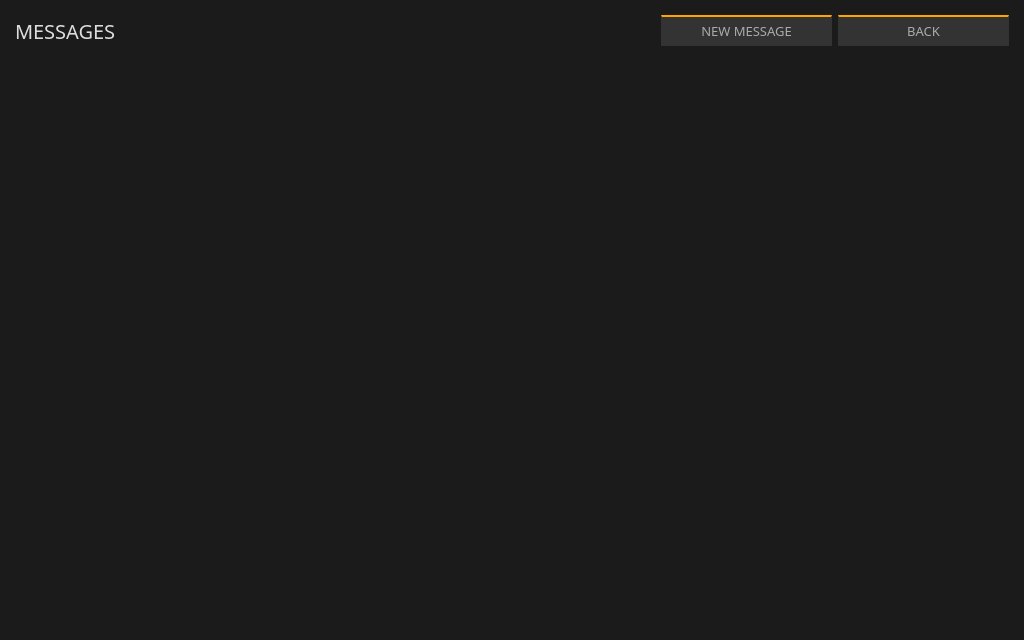
<?xml version="1.0" encoding="UTF-8"?>
<ui version="4.0">
 <class>MessagesFrame</class>
 <widget class="QFrame" name="MessagesFrame">
  <property name="geometry">
   <rect>
    <x>0</x>
    <y>0</y>
    <width>1024</width>
    <height>640</height>
   </rect>
  </property>
  <property name="minimumSize">
   <size>
    <width>1024</width>
    <height>640</height>
   </size>
  </property>
  <property name="font">
   <font>
    <family>Poppins</family>
    <pointsize>9</pointsize>
   </font>
  </property>
  <property name="windowTitle">
   <string>Frame</string>
  </property>
  <property name="styleSheet">
   <string notr="true">background-color: #1b1b1b; color: #9b8b27;</string>
  </property>
  <property name="frameShape">
   <enum>QFrame::NoFrame</enum>
  </property>
  <property name="frameShadow">
   <enum>QFrame::Plain</enum>
  </property>
  <property name="lineWidth">
   <number>0</number>
  </property>
  <layout class="QVBoxLayout" name="verticalLayout">
   <property name="leftMargin">
    <number>15</number>
   </property>
   <property name="topMargin">
    <number>0</number>
   </property>
   <property name="rightMargin">
    <number>15</number>
   </property>
   <property name="bottomMargin">
    <number>15</number>
   </property>
   <item>
    <layout class="QHBoxLayout" name="horizontalLayout_2">
     <property name="leftMargin">
      <number>0</number>
     </property>
     <property name="topMargin">
      <number>15</number>
     </property>
     <property name="rightMargin">
      <number>0</number>
     </property>
     <property name="bottomMargin">
      <number>10</number>
     </property>
     <item>
      <widget class="QLabel" name="label">
       <property name="font">
        <font>
         <family>Poppins</family>
         <pointsize>-1</pointsize>
        </font>
       </property>
       <property name="styleSheet">
        <string notr="true">color: #ddd; 
font-size: 20px;
font-family: Poppins;</string>
       </property>
       <property name="text">
        <string>MESSAGES</string>
       </property>
      </widget>
     </item>
     <item>
      <widget class="QPushButton" name="m_newMessageButton">
       <property name="minimumSize">
        <size>
         <width>171</width>
         <height>31</height>
        </size>
       </property>
       <property name="maximumSize">
        <size>
         <width>171</width>
         <height>31</height>
        </size>
       </property>
       <property name="font">
        <font>
         <family>Poppins</family>
         <pointsize>-1</pointsize>
        </font>
       </property>
       <property name="styleSheet">
        <string notr="true">color: #aaa; 
background-color: #333; 
border-top: 2px solid orange; 
font-size: 13px;
font-family: Poppins;</string>
       </property>
       <property name="text">
        <string>NEW MESSAGE</string>
       </property>
      </widget>
     </item>
     <item>
      <widget class="QPushButton" name="m_backButton">
       <property name="sizePolicy">
        <sizepolicy hsizetype="Preferred" vsizetype="Preferred">
         <horstretch>0</horstretch>
         <verstretch>0</verstretch>
        </sizepolicy>
       </property>
       <property name="minimumSize">
        <size>
         <width>171</width>
         <height>31</height>
        </size>
       </property>
       <property name="maximumSize">
        <size>
         <width>171</width>
         <height>31</height>
        </size>
       </property>
       <property name="font">
        <font>
         <family>Poppins</family>
         <pointsize>-1</pointsize>
        </font>
       </property>
       <property name="styleSheet">
        <string notr="true">color: #aaa; 
background-color: #333; 
border-top: 2px solid orange; 
font-size: 13px;
font-family: Poppins;</string>
       </property>
       <property name="text">
        <string>BACK</string>
       </property>
      </widget>
     </item>
    </layout>
   </item>
   <item>
    <widget class="QTreeView" name="m_messagesView">
     <property name="minimumSize">
      <size>
       <width>1024</width>
       <height>550</height>
      </size>
     </property>
     <property name="maximumSize">
      <size>
       <width>16777215</width>
       <height>16777215</height>
      </size>
     </property>
     <property name="font">
      <font>
       <family>Poppins</family>
       <pointsize>9</pointsize>
      </font>
     </property>
     <property name="styleSheet">
      <string notr="true">QHeaderView::section {
background-color: #222; 
   color: #aaa;
font-family: Poppins;
    font-size: 12px;
    border: 0px solid white;
border-bottom: 1px solid orange;
   height: 30px;

}

QTreeView::item
{
    font: 10px;
    color: #999;
    height: 30px;
}

QTreeView::branch:selected {
  background-color: orange;
  color: black;
}

QWidget:item:selected {
  background-color: #111;
  color: #999;
}

</string>
     </property>
     <property name="frameShape">
      <enum>QFrame::NoFrame</enum>
     </property>
     <property name="frameShadow">
      <enum>QFrame::Plain</enum>
     </property>
     <property name="sizeAdjustPolicy">
      <enum>QAbstractScrollArea::AdjustIgnored</enum>
     </property>
     <property name="editTriggers">
      <set>QAbstractItemView::AnyKeyPressed|QAbstractItemView::CurrentChanged|QAbstractItemView::EditKeyPressed|QAbstractItemView::SelectedClicked</set>
     </property>
     <property name="alternatingRowColors">
      <bool>false</bool>
     </property>
     <property name="rootIsDecorated">
      <bool>false</bool>
     </property>
     <property name="uniformRowHeights">
      <bool>true</bool>
     </property>
     <property name="itemsExpandable">
      <bool>true</bool>
     </property>
     <property name="sortingEnabled">
      <bool>false</bool>
     </property>
     <attribute name="headerCascadingSectionResizes">
      <bool>true</bool>
     </attribute>
     <attribute name="headerShowSortIndicator" stdset="0">
      <bool>false</bool>
     </attribute>
    </widget>
   </item>
   <item>
    <spacer name="verticalSpacer">
     <property name="orientation">
      <enum>Qt::Vertical</enum>
     </property>
     <property name="sizeHint" stdset="0">
      <size>
       <width>20</width>
       <height>40</height>
      </size>
     </property>
    </spacer>
   </item>
   <item>
    <layout class="QHBoxLayout" name="horizontalLayout">
     <property name="topMargin">
      <number>15</number>
     </property>
     <item>
      <spacer name="horizontalSpacer_2">
       <property name="orientation">
        <enum>Qt::Horizontal</enum>
       </property>
       <property name="sizeHint" stdset="0">
        <size>
         <width>40</width>
         <height>20</height>
        </size>
       </property>
      </spacer>
     </item>
    </layout>
   </item>
  </layout>
 </widget>
 <resources/>
 <connections>
  <connection>
   <sender>m_messagesView</sender>
   <signal>doubleClicked(QModelIndex)</signal>
   <receiver>MessagesFrame</receiver>
   <slot>messageDoubleClicked(QModelIndex)</slot>
   <hints>
    <hint type="sourcelabel">
     <x>337</x>
     <y>158</y>
    </hint>
    <hint type="destinationlabel">
     <x>337</x>
     <y>179</y>
    </hint>
   </hints>
  </connection>
  <connection>
   <sender>m_backButton</sender>
   <signal>clicked()</signal>
   <receiver>MessagesFrame</receiver>
   <slot>backClicked()</slot>
   <hints>
    <hint type="sourcelabel">
     <x>1198</x>
     <y>28</y>
    </hint>
    <hint type="destinationlabel">
     <x>649</x>
     <y>349</y>
    </hint>
   </hints>
  </connection>
  <connection>
   <sender>m_newMessageButton</sender>
   <signal>clicked()</signal>
   <receiver>MessagesFrame</receiver>
   <slot>newMessageClicked()</slot>
   <hints>
    <hint type="sourcelabel">
     <x>623</x>
     <y>329</y>
    </hint>
    <hint type="destinationlabel">
     <x>337</x>
     <y>179</y>
    </hint>
   </hints>
  </connection>
 </connections>
 <slots>
  <slot>messageDoubleClicked(QModelIndex)</slot>
  <slot>replyClicked()</slot>
  <slot>backClicked()</slot>
  <slot>newMessageClicked()</slot>
 </slots>
</ui>
